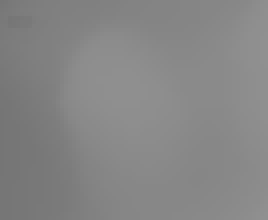
#> input picture template1.png, 67 x 55 px (shown 4 times larger)
$ python plot_chan_vese.py
#> lines starting #> are read from the running program, lines starting #| are printed output that depends on the picture; after the words box and inside, x2 and y2 are one past the last pixel; in counts of white or black regions, pixels touching at a corner belong together
"""
======================
Chan-Vese Segmentation
======================

The Chan-Vese segmentation algorithm is designed to segment objects without
clearly defined boundaries. This algorithm is based on level sets that are
evolved iteratively to minimize an energy, which is defined by
weighted values corresponding to the sum of differences intensity
from the average value outside the segmented region, the sum of
differences from the average value inside the segmented region, and a
term which is dependent on the length of the boundary of the segmented
region.

This algorithm was first proposed by Tony Chan and Luminita Vese, in
a publication entitled "An Active Contour Model Without Edges" [1]_. See also
[2]_, [3]_.

This implementation of the algorithm is somewhat simplified in the
sense that the area factor 'nu' described in the original paper is not
implemented, and is only suitable for grayscale images.

Typical values for ``lambda1`` and ``lambda2`` are 1. If the 'background' is
very different from the segmented object in terms of distribution (for
example, a uniform black image with figures of varying intensity), then
these values should be different from each other.

Typical values for ``mu`` are between 0 and 1, though higher values can be
used when dealing with shapes with very ill-defined contours.

The algorithm also returns a list of values that corresponds to the
energy at each iteration. This can be used to adjust the various
parameters described above.

References
----------
.. [1] An Active Contour Model without Edges, Tony Chan and
       Luminita Vese, Scale-Space Theories in Computer Vision, 1999,
       :DOI:`10.1007/3-540-48236-9_13`
.. [2] Chan-Vese Segmentation, Pascal Getreuer, Image Processing On
       Line, 2 (2012), pp. 214-224,
       :DOI:`10.5201/ipol.2012.g-cv`
.. [3] The Chan-Vese Algorithm - Project Report, Rami Cohen, 2011
       :arXiv:`1107.2782`
"""
import matplotlib.pyplot as plt
from skimage import data, img_as_float
from skimage.segmentation import chan_vese
import cv2
import numpy as np
from skimage import data, color
from skimage.transform import hough_circle, hough_circle_peaks
from skimage.feature import canny
from skimage.draw import circle_perimeter
from skimage.util import img_as_ubyte
from skimage.transform import hough_ellipse
from skimage.draw import ellipse_perimeter

image = cv2.imread('./template1.png', 0)
#> image is the input picture: shape (55, 67); min 117, max 144, mean 133.5
image = image[0:-7, 5:-15]
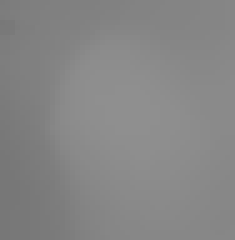
#> image: shape (48, 47) (shown 5 times larger); min 119, max 143, mean 133.7
image = img_as_float(image)
image *= 1/image.max()
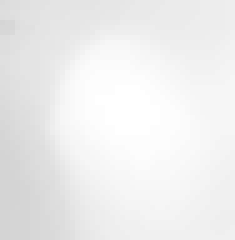
#> image: shape (48, 47) float64 (shown 5 times larger); min 0.832, max 1, mean 0.935
# Feel free to play around with the parameters to see how they impact the result
cv = chan_vese(image, mu=0.005, lambda1=1, lambda2=1, tol=1e-3, max_iter=200,
               dt=0.5, init_level_set="small disk", extended_output=True)


cv = cv[0]
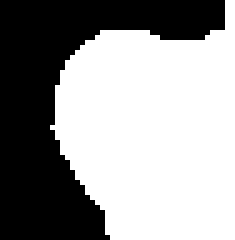
#> cv: shape (48, 47) bool (shown 5 times larger); 59.4% white; 1 black region, box (x1, y1, x2, y2) and area: (0, 0, 45, 48) 915
print(cv.shape)
#| (48, 47)
edges = canny(cv, sigma=3)
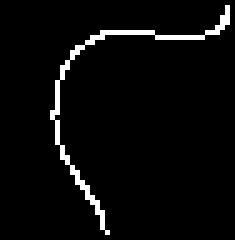
#> edges: shape (48, 47) bool (shown 5 times larger); 3.8% white in thin lines or dots, all inside (x1, y1, x2, y2) = (10, 1, 46, 47)
result = hough_ellipse(edges, min_size=20, accuracy=25)
result.sort(order='accumulator')

# Estimated parameters for the ellipse
best = list(result[-1])
#> best = [67, 24.5, 33, 0, 24.62, 2.08]
yc, xc, a, b = [int(round(x)) for x in best[1:5]]
#> yc = 24; xc = 33; a = 0; b = 25
orientation = best[5]
#> orientation = 2.08

# Draw the ellipse on the original image
cy, cx = ellipse_perimeter(yc, xc, a, b, orientation)
#> cy = 94 values, max 46 at index 0, min 1 at index 45, mean 23.5; cx = 94 values, max 45 at index 45, min 20 at index 0, mean 32.5
cv[cy, cx] = (255)
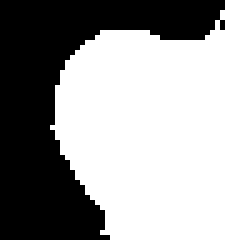
#> cv: shape (48, 47) bool (shown 5 times larger); 59.7% white; 1 black region, box (x1, y1, x2, y2) and area: (0, 0, 45, 48) 910
# Draw the edge (white) and the resulting ellipse (red)
edges = color.gray2rgb(img_as_ubyte(edges))
edges[cy, cx] = (155)
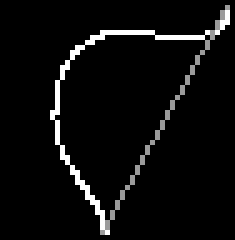
#> edges: shape (48, 47, 3) (shown 5 times larger); min 0, max 255, mean 12.4

fig2, (ax1, ax2) = plt.subplots(ncols=2, nrows=1, figsize=(8, 4),
                                sharex=True, sharey=True)

ax1.set_title('Original picture')
ax1.imshow(cv)

ax2.set_title('Edge (white) and result (red)')
ax2.imshow(edges)

plt.show()

# fig, axes = plt.subplots(2, 2, figsize=(8, 8))
# ax = axes.flatten()

# ax[0].imshow(image, cmap="gray")
# ax[0].set_axis_off()
# ax[0].set_title("Original Image", fontsize=12)

# ax[1].imshow(cv[0], cmap="gray")
# ax[1].set_axis_off()
# title = "Chan-Vese segmentation - {} iterations".format(len(cv[2]))
# ax[1].set_title(title, fontsize=12)

# ax[2].imshow(cv[1], cmap="gray")
# ax[2].set_axis_off()
# ax[2].set_title("Final Level Set", fontsize=12)

# ax[3].plot(cv[2])
# ax[3].set_title("Evolution of energy over iterations", fontsize=12)

# fig.tight_layout()
# plt.show()
